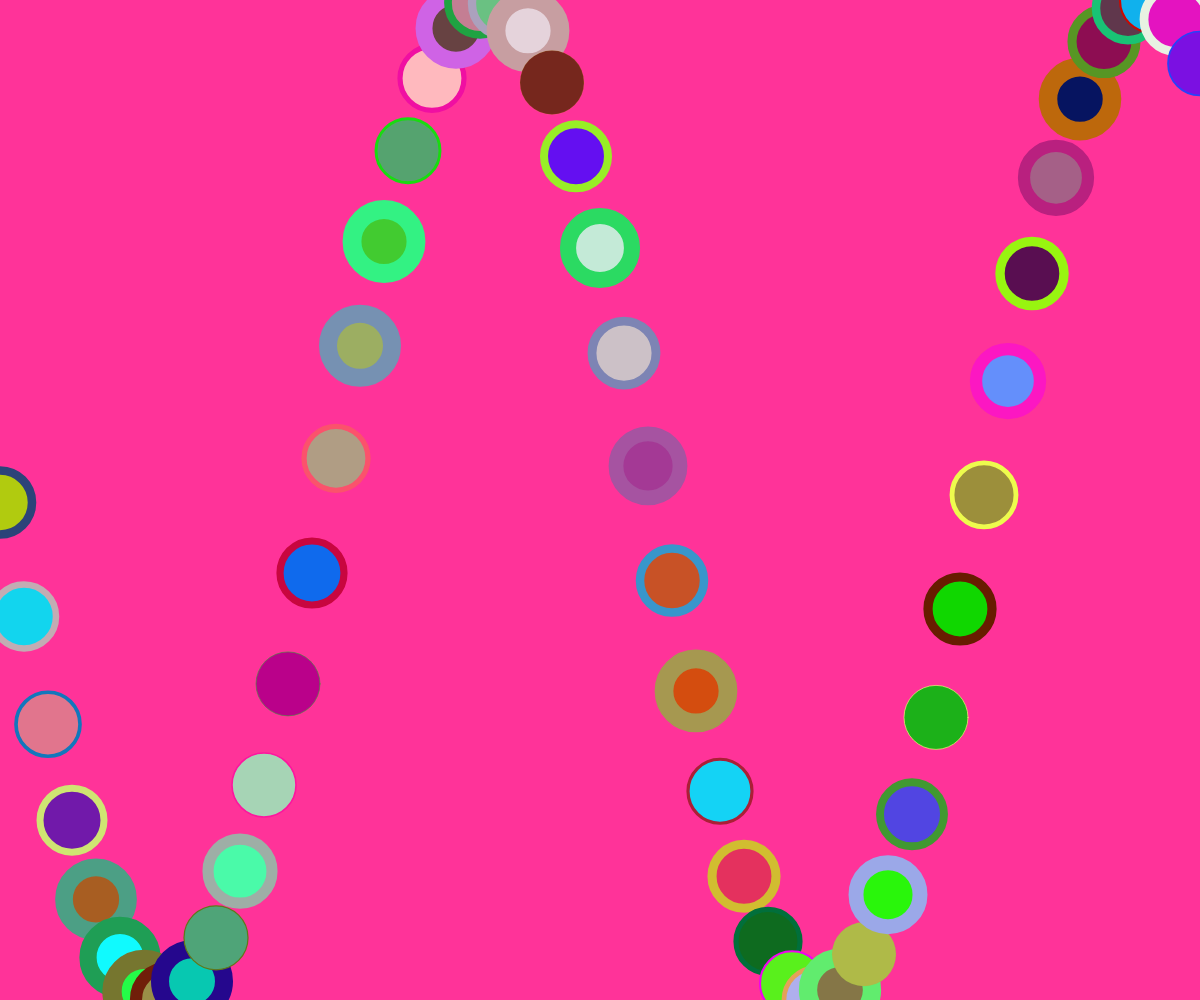
Frame 1 (no input)
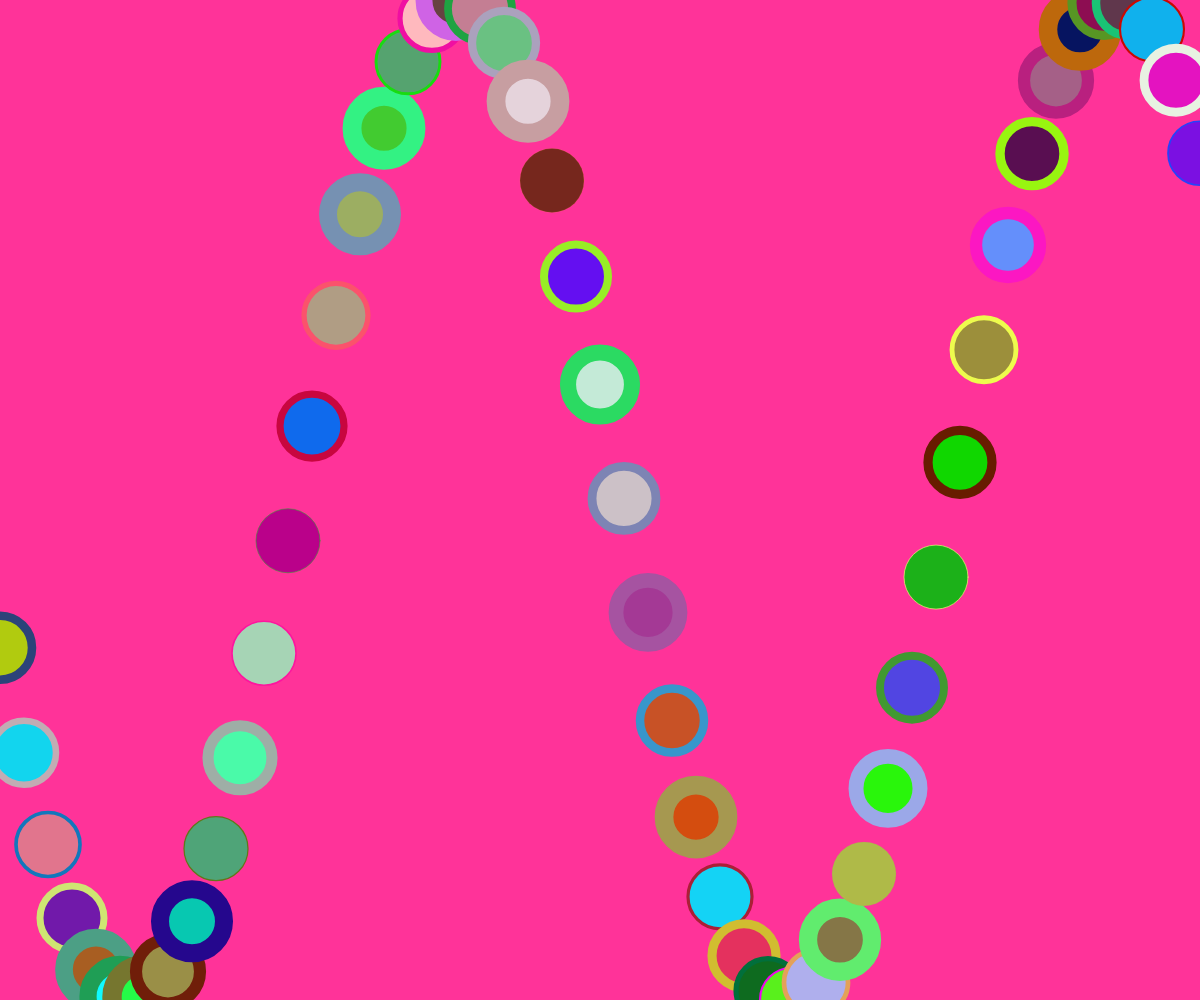
Frame 60 (no input)
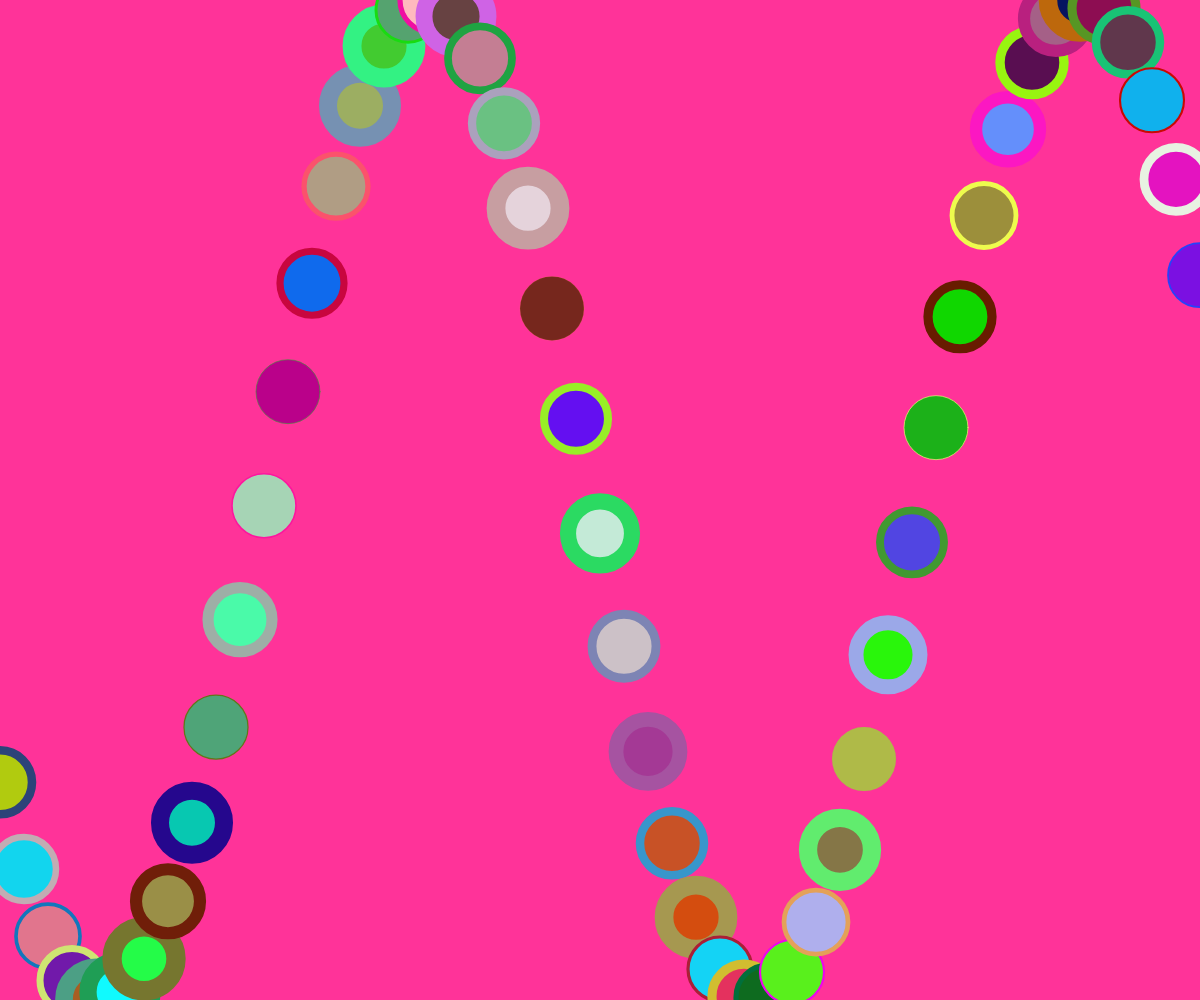
Frame 120 (the mouse pressed at the canvas centre since frame 60)

The p5.js sketch that drew these frames (run headless with seeded random() and noise() and a simulated clock; from frame 60 on, the mouse is pressed at the canvas centre):

// p5.js sketch
// ── sketch.js
// The Nature of Code
// Daniel Shiffman
// http://natureofcode.com

let startAngle = 0;
let angleVel = 0.23;

//controls the speed of movement
let startAngleIncrement = 0.015;  //0.015 - default
let sizeOfball = 24;  //default to 24

let ballFill;
let ballStroke;
let ballStrokeWeight;
let numberOfBalls;

//for the colors of each ball
let rgbSetFillMovers = [];
let rgbSetStrokeMovers = [];
let stroke_WeightMovers = [];

function setup() {
  var cnv = createCanvas(windowWidth, windowHeight);
  cnv.style('display', 'block');
  background(bg_color_x, bg_color_y, bg_color_z);

  ballFill = new colorRGBSet();
  ballStroke = new colorRGBSet();
  ballStrokeWeight = random(stroke_Weight);
  startAngleIncrement = 0.005;
  sizeOfball = 24;

  numberOfBalls = 0;

  //let's get an array of colors. number of balls on the screen
  //and hence number of colors required, depends on size of ball

  for (let x = 0; x <= width; x += sizeOfball) {
    numberOfBalls++;
  }
  console.log("Number of Balls on Screen : " + numberOfBalls);

  //lets get the colors now 

  for (var i = 0; i < numberOfBalls; i++) {
    //random color and stuff

    rgbSetStrokeMovers[i] = new colorRGBSet();
    rgbSetFillMovers[i] = new colorRGBSet();
    stroke_WeightMovers[i] = random(stroke_Weight);
  }
}


function draw() {

  if (leaveTrail == true) {
    //dont update background color
  }
  else {
    background(bg_color_x, bg_color_y, bg_color_z);
  }


  startAngle += startAngleIncrement;
  let angle = startAngle;

  //the color tracker for filling each ball on the screen
  let colortracker = 0;


  // for (let x = 0; x <= width; x += sizeOfball) {
  //   let y = map(sin(angle), -1, 1, 0, height);
  //   // stroke(164);
  //   // fill(255, 50);
  //   // stroke(ballStroke.red, ballStroke.green, ballStroke.blue);
  //   // fill(ballFill.red, ballFill.green, ballFill.blue);
  //   // strokeWeight(ballStrokeWeight);

  //   stroke(rgbSetStrokeMovers[colortracker].red, rgbSetStrokeMovers[colortracker].green, rgbSetStrokeMovers[colortracker].blue);
  //   fill(rgbSetFillMovers[colortracker].red, rgbSetFillMovers[colortracker].green, rgbSetFillMovers[colortracker].blue);
  //   strokeWeight(stroke_WeightMovers[colortracker]);
  //   ellipse(x, y, ellipse_width, ellipse_height);
  //   angle += angleVel;

  //   //increment color tracker
  //   //normally I would simply use the index i of for loop
  //   //but for the wave, the loop is weaponizing x
  //   //so maintaining my own array index
  //   colortracker++;
  // }

  //the follow is about all balls moving at the same speed 

  // displaywave(sizeOfball, angle, colortracker, rgbSetStrokeMovers, rgbSetFillMovers, stroke_WeightMovers);

  // displaywave(sizeOfball + 50, angle + 0.05, colortracker, rgbSetStrokeMovers, rgbSetFillMovers, stroke_WeightMovers);

  // displaywave(sizeOfball + 150, angle + 0.05, colortracker, rgbSetStrokeMovers, rgbSetFillMovers, stroke_WeightMovers);

  //the following is about a different different speed

  displaywaveWithAngleandSpeed(sizeOfball, angle, colortracker, rgbSetStrokeMovers,
    rgbSetFillMovers, stroke_WeightMovers, angleVel);

}


function windowResized() {
  resizeCanvas(windowWidth, windowHeight);
  background(bg_color_x, bg_color_y, bg_color_z);
}

// ── generalhelper.js
//beginner background colors for setup

let bg_color_x = 255;
let bg_color_y = 51;
let bg_color_z = 153;

//the max allowed stroke Weight
let stroke_Weight = 20;

let leaveTrail = false;

let ellipse_width = 64;
let ellipse_height = 64;

class colorRGBSet {
    constructor() {
        this.red = random(255);
        this.green = random(255);
        this.blue = random(255);
    }
}
// ── wavehelper.js
function displaywave(sizeOfball, angle, colortracker, rgbSetStrokeMovers, rgbSetFillMovers,
  stroke_WeightMovers) {
  for (let x = 0; x <= width; x += sizeOfball) {
    let y = map(sin(angle), -1, 1, 0, height);
    // stroke(164);
    // fill(255, 50);
    // stroke(ballStroke.red, ballStroke.green, ballStroke.blue);
    // fill(ballFill.red, ballFill.green, ballFill.blue);
    // strokeWeight(ballStrokeWeight);

    stroke(rgbSetStrokeMovers[colortracker].red, rgbSetStrokeMovers[colortracker].green, rgbSetStrokeMovers[colortracker].blue);
    fill(rgbSetFillMovers[colortracker].red, rgbSetFillMovers[colortracker].green, rgbSetFillMovers[colortracker].blue);
    strokeWeight(stroke_WeightMovers[colortracker]);
    ellipse(x, y, ellipse_width, ellipse_height);
    angle += angleVel;

    //increment color tracker
    //normally I would simply use the index i of for loop
    //but for the wave, the loop is weaponizing x
    //so maintaining my own array index
    colortracker++;
  }
}

function displaywaveWithAngleandSpeed(sizeOfball, angle, colortracker, rgbSetStrokeMovers, rgbSetFillMovers,
  stroke_WeightMovers, angleVel) {
  for (let x = 0; x <= width; x += sizeOfball) {
    let y = map(sin(angle), -1, 1, 0, height);
    // stroke(164);
    // fill(255, 50);
    // stroke(ballStroke.red, ballStroke.green, ballStroke.blue);
    // fill(ballFill.red, ballFill.green, ballFill.blue);
    // strokeWeight(ballStrokeWeight);

    stroke(rgbSetStrokeMovers[colortracker].red, rgbSetStrokeMovers[colortracker].green, rgbSetStrokeMovers[colortracker].blue);
    fill(rgbSetFillMovers[colortracker].red, rgbSetFillMovers[colortracker].green, rgbSetFillMovers[colortracker].blue);
    strokeWeight(stroke_WeightMovers[colortracker]);
    ellipse(x, y, ellipse_width, ellipse_height);
    angle += angleVel;

    //increment color tracker
    //normally I would simply use the index i of for loop
    //but for the wave, the loop is weaponizing x
    //so maintaining my own array index
    colortracker++;
  }
}
